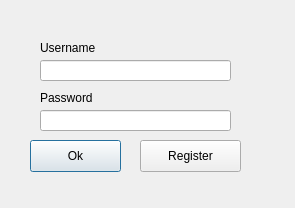
<?xml version="1.0" encoding="UTF-8"?>
<ui version="4.0">
 <class>login</class>
 <widget class="QDialog" name="login">
  <property name="geometry">
   <rect>
    <x>0</x>
    <y>0</y>
    <width>295</width>
    <height>208</height>
   </rect>
  </property>
  <property name="windowTitle">
   <string>Login</string>
  </property>
  <property name="windowIcon">
   <iconset resource="resorces.qrc">
    <normaloff>:/Icons/Pictures/cornerIcon.png</normaloff>:/Icons/Pictures/cornerIcon.png</iconset>
  </property>
  <widget class="QLineEdit" name="lineEditUser">
   <property name="geometry">
    <rect>
     <x>40</x>
     <y>60</y>
     <width>191</width>
     <height>21</height>
    </rect>
   </property>
  </widget>
  <widget class="QPushButton" name="pushButtonLogin">
   <property name="geometry">
    <rect>
     <x>30</x>
     <y>140</y>
     <width>91</width>
     <height>32</height>
    </rect>
   </property>
   <property name="text">
    <string>Ok</string>
   </property>
  </widget>
  <widget class="QLineEdit" name="lineEditPwd">
   <property name="geometry">
    <rect>
     <x>40</x>
     <y>110</y>
     <width>191</width>
     <height>21</height>
    </rect>
   </property>
  </widget>
  <widget class="QLabel" name="labelUser">
   <property name="geometry">
    <rect>
     <x>40</x>
     <y>40</y>
     <width>71</width>
     <height>16</height>
    </rect>
   </property>
   <property name="text">
    <string>Username</string>
   </property>
  </widget>
  <widget class="QLabel" name="labelPwd">
   <property name="geometry">
    <rect>
     <x>40</x>
     <y>90</y>
     <width>60</width>
     <height>16</height>
    </rect>
   </property>
   <property name="text">
    <string>Password</string>
   </property>
  </widget>
  <widget class="QPushButton" name="pushButton_2">
   <property name="geometry">
    <rect>
     <x>140</x>
     <y>140</y>
     <width>101</width>
     <height>32</height>
    </rect>
   </property>
   <property name="text">
    <string>Register</string>
   </property>
  </widget>
 </widget>
 <resources>
  <include location="resorces.qrc"/>
 </resources>
 <connections/>
</ui>
